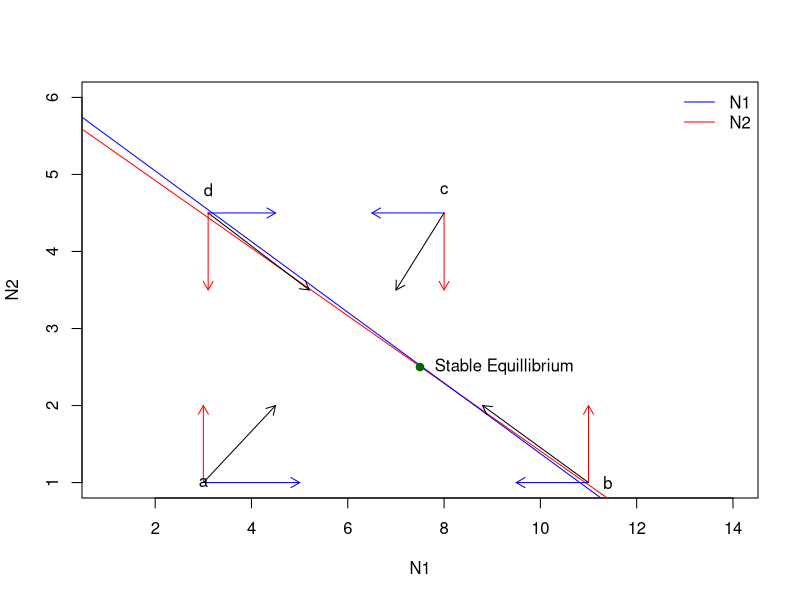
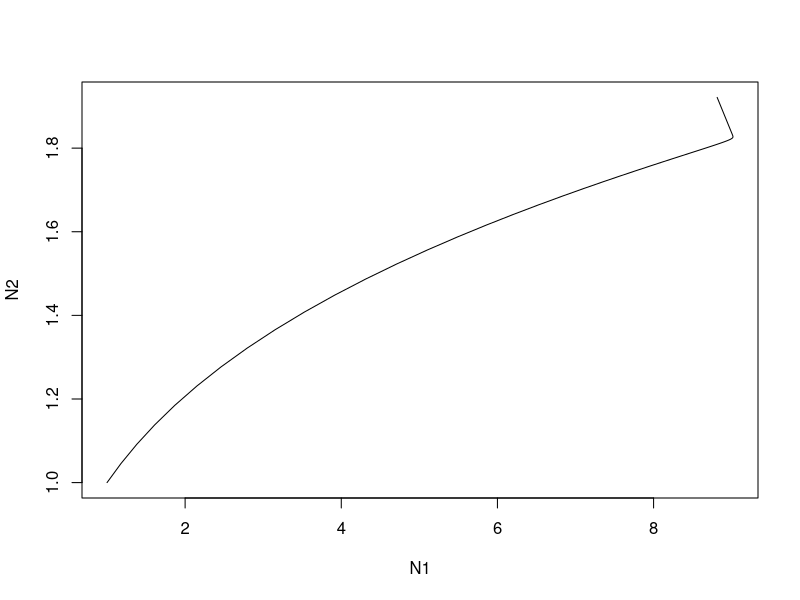
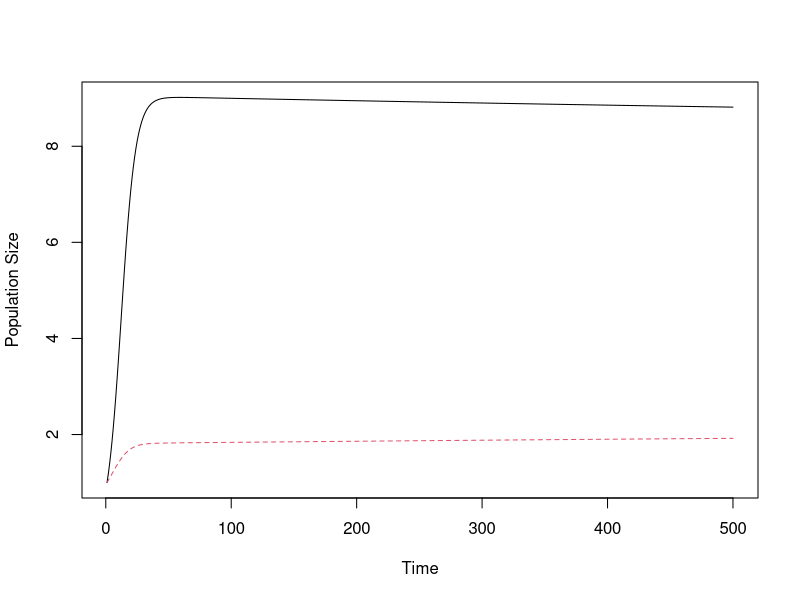
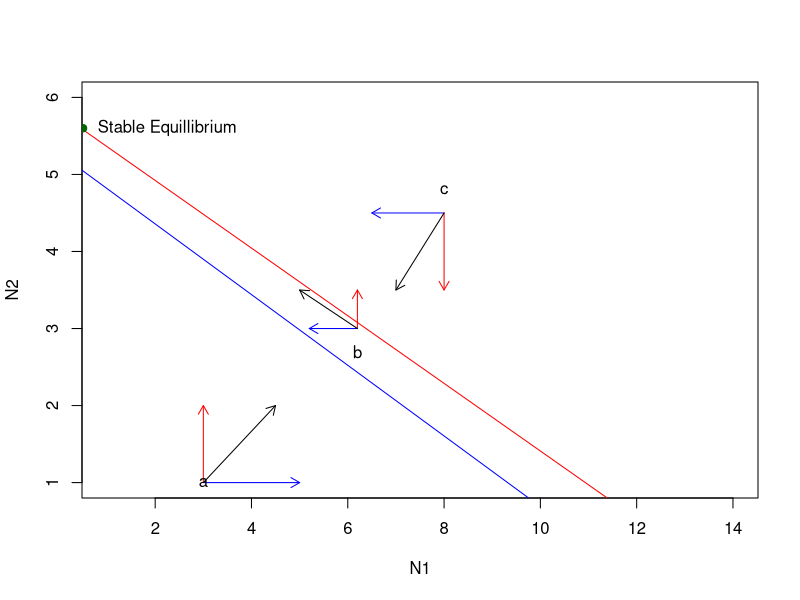
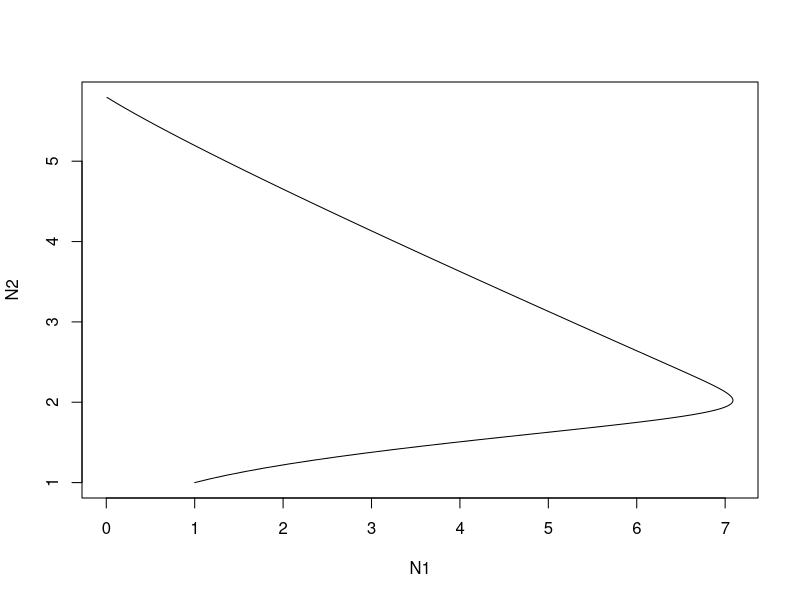
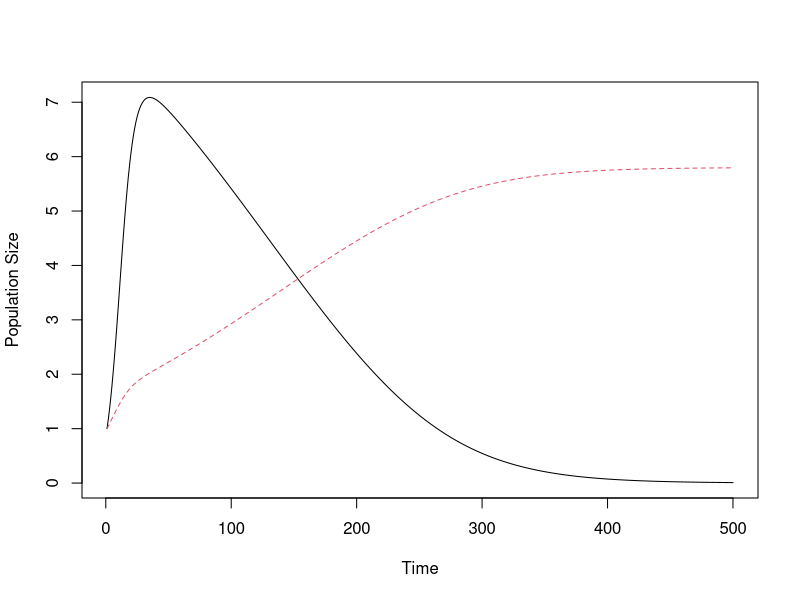

Source code (R) for these figures, in order:
## ---- chunk 1

r1 = 0.22; r2 = 0.06; K1 = 13.00; K2 = 5.80; a21 = 0.439; a12 = 2.18
population1 <- seq(0, K1, .01)
population2 <- seq(0, K2, .01)

output1<-numeric()
for(i in 1:length(population2)){
  output1[i]<- K1 - a12*population2[i]
}

output2<-numeric()
for(i in 1:length(population1)){
  output2[i]<- K2 - a21*population1[i]
}

plot(1, type='n', xlim=c(1,14), ylim=c(1,6), xlab = "N1", ylab = "N2")
lines(x = population1, y = output2, col='red') #N2 isocline
lines(x = output1, y = population2, col='blue') #N1 isocline

points(7.5, 2.5,cex = 1, pch = 19,col = "darkgreen")
text(9.3, 2.5, "Stable Equillibrium ")



arrows(x0 = 3, y0 = 1, x1 = 5, y1 = 1, length = 0.1, col = 'blue')
arrows(x0 = 11, y0 = 1, x1 = 9.5, y1 = 1, length = 0.1, col = 'blue')
arrows(x0 = 8, y0 = 4.5, x1 = 6.5, y1 = 4.5, length = 0.1, col = 'blue')
arrows(x0 = 3.1, y0 = 4.5, x1 = 4.5, y1 = 4.5, length = 0.1, col = 'blue')

arrows(x0 = 3, y0 = 1, x1 = 3, y1 = 2, length = 0.1, col = 'red')
arrows(x0 = 11, y0 = 1, x1 = 11, y1 = 2, length = 0.1, col = 'red')
arrows(x0 = 8, y0 = 4.5, x1 = 8, y1 = 3.5, length = 0.1, col = 'red')
arrows(x0 = 3.1, y0 = 4.5, x1 = 3.1, y1 = 3.5, length = 0.1, col = 'red')

arrows(x0 = 3, y0 = 1, x1 = 4.5, y1 = 2, length = 0.1)
arrows(x0 = 8, y0 = 4.5, x1 = 7, y1 = 3.5, length = 0.1)
arrows(x0 = 11, y0 = 1, x1 = 8.8, y1 = 2, length = 0.1)
arrows(x0 = 3.1, y0 = 4.5, x1 = 5.2, y1 = 3.5, length = 0.1)

text (3,1, "a")


text(11.4, 1, "b")
text(8,4.8, "c")
text(3.1, 4.8, "d")
legend("topright", c("N1", "N2"), lty = 1, col = c("blue", "red"), bty = "n")
#This case follows the condition of coexistance: a12<K1/K2 (2.18<2.2413) and a21<K2/K1 (0.439<0.4461)
#Since in this case both species are present beyond their carrying capacity so intraspecific competition will be present in both species.
#The growth of both species is limited by intraspecific competition. An unstable coexistance occurs (at stable equillibrium point) until intraspecific competition stops.
#The species which finish its intraspecific competition and comes back into its carrying capacity will win.
#The populations are getting attracted towards the stable equillibrium point.
#The point a is below the isoclines of both the species so both species can grow at this point.
#At point b, only species 2 can grow, as it is above the no growth isocline of species 1 and below the no growth isocline of species 2.
#The point c is above the isoclines of both the species so population of both the species will decline at this point.
#The point d only species 1 can grow, as it is above the no growth isocline of species 2 and below the no growth isocline of species 1.
#As one of the population is decreasing, it frees up the resources for other population to grow and reach its carrying capacity.
## ---- chunk 2

lvcomp2 <- function(t, n, parms) {
  with(as.list(parms), {
    dn1dt <- r1 * n[1] * ((K1- n[1]- (a12*n[2]))/K1)
    dn2dt <- r2 * n[2] * ((K2- n[2]- (a21*n[1]))/K2)
    list(c(dn1dt, dn2dt))
  })
}
library(deSolve)
parms <- c(r1 = 0.22, r2 = 0.06, K1 = 13.00, K2 = 5.80, a21 = 0.439, a12 = 2.18)
initialN <- c(1,1)
out <- ode(y = initialN, times = 1:500, func = lvcomp2, parms = parms)
plot(out[, 2], out[, 3], type = "l", xlab = "N1", ylab = "N2")

## ---- chunk 3
matplot(out[,1], (out[, 2:3]), type = "l", xlab = "Time", ylab = "Population Size")

#Both populations first increase in number, however, later population of Schizosaccharomyces (N2) maintains a constant population size whereas Saccharomyces (N1) increases rapidly and maintains a constant population size after reaching a comparatively higher population size.
#The reason behind that could be that the populations are competing for same resources and the N1 population of yeast is consuming more resources, however, the both species can coexist with N1 existing at higher population size and N2 existing at lower population size.
## ---- chunk 4

r1 = 0.22; r2 = 0.06; Ks = 11.5; K2 = 5.80; a21 = 0.439; a12 = 2.18
population1.s<-seq(0, Ks, .01)
population2.s<-seq(0, K2, .01)

output1.s<-numeric()
for(i in 1:length(population2.s)){
  output1.s[i]<- Ks - a12*population2.s[i]
}

output2.s<-numeric()
for(i in 1:length(population1.s)){
  output2.s[i]<- K2 - a21*population1.s[i]
}

plot(1, type='n', xlim=c(1,14), ylim=c(1,6), xlab = "N1", ylab = "N2")
lines(x = population1.s, y = output2.s, col='red')#N2 isocline
lines(x = output1.s, y = population2.s, col='blue')#N1 isocline
points(0.5, 5.6,cex = 1, pch = 19,col = "darkgreen")
text(2.3, 5.6, "Stable Equillibrium ")


arrows(x0 = 3, y0 = 1, x1 = 5, y1 = 1, length = 0.1, col = 'blue')
arrows(x0 = 6.2, y0 = 3, x1 = 5.2, y1 = 3, length = 0.1, col = 'blue')
arrows(x0 = 8, y0 = 4.5, x1 = 6.5, y1 = 4.5, length = 0.1, col = 'blue')


arrows(x0 = 3, y0 = 1, x1 = 3, y1 = 2, length = 0.1, col = 'red')
arrows(x0 = 6.2, y0 = 3, x1 = 6.2, y1 = 3.5, length = 0.1, col = 'red')
arrows(x0 = 8, y0 = 4.5, x1 = 8, y1 = 3.5, length = 0.1, col = 'red')

arrows(x0 = 3, y0 = 1, x1 = 4.5, y1 = 2, length = 0.1)
arrows(x0 = 6.2, y0 = 3, x1 = 5, y1 = 3.5, length = 0.1)
arrows(x0 = 8, y0 = 4.5, x1 = 7, y1 = 3.5, length = 0.1)

text (3,1, "a")
text(6.2, 2.7, "b")
text(8,4.8, "c")
## ---- chunk 5
library(deSolve)
parms.1 <- c(r1 = 0.22, r2 = 0.06, K1 = 11.5, K2 = 5.80, a21 = 0.439, a12 = 2.18)
initialN <- c(1,1)
out.1 <- ode(y = initialN, times = 1:500, func = lvcomp2, parms = parms.1)
plot(out.1[, 2], out.1[, 3], type = "l", xlab = "N1", ylab = "N2")
matplot(out.1[,1], (out.1[, 2:3]), type = "l", xlab = "Time", ylab = "Population Size")
#After changing the carrying capacity of N1 to a lower value, species 2 wins: K1/a12<K2 (5.275<5.8) and K1<K2/a21 (11.5 < 13.2118) and species 1 will be excluded from the system. Species 1 cannot exclude species 2 because it would exceed its own carrying capacity. 
#The isocline of species 2 is beyond species 1, so here species 2 outcompetes species 1.
#The populations will be attracted towards stable equillibrium.
#The point a is below the isoclines of both the species so both species can grow at this point.
#At point b, only species 2 can grow , as it is above the no growth isocline of species 1 and below the no growth isocline of species 2.
#The point c is above the isoclines of both the species so population of both the species will decline at this point.
#the population of N1 first increase in number, reaches a maximum and then declines and population N2 increases gradually overtime.
#Due to decrease in population of N1, the N2 population gets more excess to food sources and increase in number.
